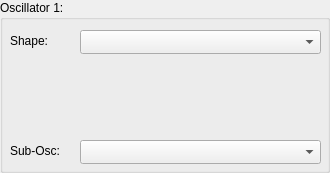
     <widget class="QGroupBox" name="gOsc1">
      <property name="title">
       <string>Oscillator 1:</string>
      </property>
      <widget class="QComboBox" name="c0">
       <property name="geometry">
        <rect>
         <x>80</x>
         <y>30</y>
         <width>241</width>
         <height>24</height>
        </rect>
       </property>
      </widget>
      <widget class="QLabel" name="l0">
       <property name="geometry">
        <rect>
         <x>10</x>
         <y>30</y>
         <width>71</width>
         <height>21</height>
        </rect>
       </property>
       <property name="text">
        <string>Shape:</string>
       </property>
      </widget>
      <widget class="QLabel" name="l11">
       <property name="geometry">
        <rect>
         <x>10</x>
         <y>140</y>
         <width>71</width>
         <height>21</height>
        </rect>
       </property>
       <property name="text">
        <string>Sub-Osc:</string>
       </property>
      </widget>
      <widget class="QComboBox" name="c11">
       <property name="geometry">
        <rect>
         <x>80</x>
         <y>140</y>
         <width>241</width>
         <height>24</height>
        </rect>
       </property>
      </widget>
      <widget class="ShruthiEditorDial" name="c1" native="true">
       <property name="geometry">
        <rect>
         <x>80</x>
         <y>60</y>
         <width>81</width>
         <height>71</height>
        </rect>
       </property>
      </widget>
      <widget class="ShruthiEditorDial" name="c2" native="true">
       <property name="geometry">
        <rect>
         <x>160</x>
         <y>60</y>
         <width>81</width>
         <height>71</height>
        </rect>
       </property>
      </widget>
      <widget class="ShruthiEditorDial" name="c9" native="true">
       <property name="geometry">
        <rect>
         <x>240</x>
         <y>60</y>
         <width>81</width>
         <height>71</height>
        </rect>
       </property>
      </widget>
      <zorder>c2</zorder>
      <zorder>c1</zorder>
      <zorder>c0</zorder>
      <zorder>l0</zorder>
      <zorder>l11</zorder>
      <zorder>c11</zorder>
      <zorder>c9</zorder>
     </widget>
